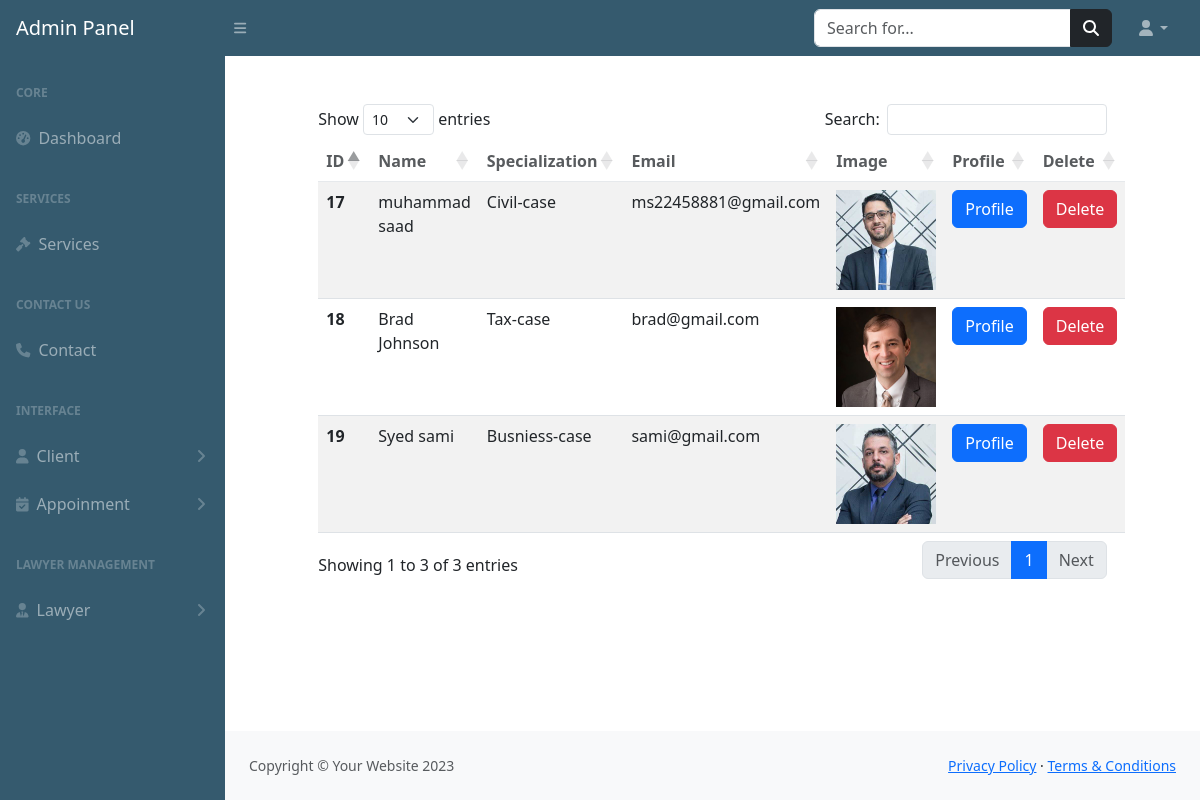
Screenshot of /admin-panel/viewlawyer.php (signed in) with the database file from the repository.
### tables this page shows
CREATE TABLE `lawyer` (
  `id` int(255) NOT NULL,
  `name` varchar(255) NOT NULL,
  `case` int(255) NOT NULL,
  `email` varchar(255) NOT NULL,
  `password` varchar(255) NOT NULL,
  `phone` int(255) NOT NULL,
  `experience` varchar(255) NOT NULL,
  `address` text NOT NULL,
  `image` varchar(255) NOT NULL
);

CREATE TABLE `cases` (
  `cid` int(255) NOT NULL,
  `case_name` varchar(255) NOT NULL
);

### admin-panel/viewlawyer.php (the view, shortened to what this page needs)
<?php
include("includes/header.php");
include("includes/topbar.php");
include("includes/sidebar.php");
include("../config.php");
$select="SELECT *FROM `lawyer` as l inner join `cases` as c on l.case = c.cid";
$query=mysqli_query($connection,$select);
if (mysqli_num_rows($query)>0) {
?>
<div class="container mt-5">
<div class="row justify-content-center">
    <div class="col-xl-10 col-lg-12 col-md-9">
    <table id="example" class="table table-striped" style="width:100%">
        <thead class="bg-warning p-2 text-dark bg-opacity-10" style="opacity: 75%;">
            <tr>
            <th scope="col">ID</th>
            <th scope="col">Name</th>
            <th scope="col">Specialization</th>
            <th scope="col">Email</th>
            <th scope="col">Image</th>
            <th scope="col">Profile</th>
            <th scope="col">Delete</th>
            </tr>
        </thead>
        <tbody>
            <?php
            while ($data=mysqli_fetch_assoc($query)) {
            ?>
            <tr>
            <th scope="row"><?php echo $data['id']?></th>
            <td><?php echo $data['name']?></td>
            <td><?php echo $data['case_name']?></td>
            <td><?php echo $data['email']?></td>
            <td><img src="<?php echo 'image/'. $data['image']?>" width="100px" height="100px" alt=""></td>
            <td ><a href="profilelawyer.php?id=<?php echo $data['id']?>" class="btn btn-primary">Profile</a></td>
            <td ><a href="deletelawyer.php?id=<?php echo $data['id']?>"  class="btn btn-danger">Delete</a></td>
        </tr>
       <?php
}
}
            ?>
        </tbody>
    </table>
    </div>
</div>
</div>
<?php
include("includes/footer.php");
?>
</body>
</html>

### rows the page displays
lawyer: id "17", name "muhammad saad", case.case_name "Civil-case", email "ms22458881@gmail.com", image (picture)
lawyer: id "18", name "Brad Johnson", case.case_name "Tax-case", email "brad@gmail.com", image (picture)
lawyer: id "19", name "Syed sami", case.case_name "Busniess-case", email "sami@gmail.com", image (picture)
